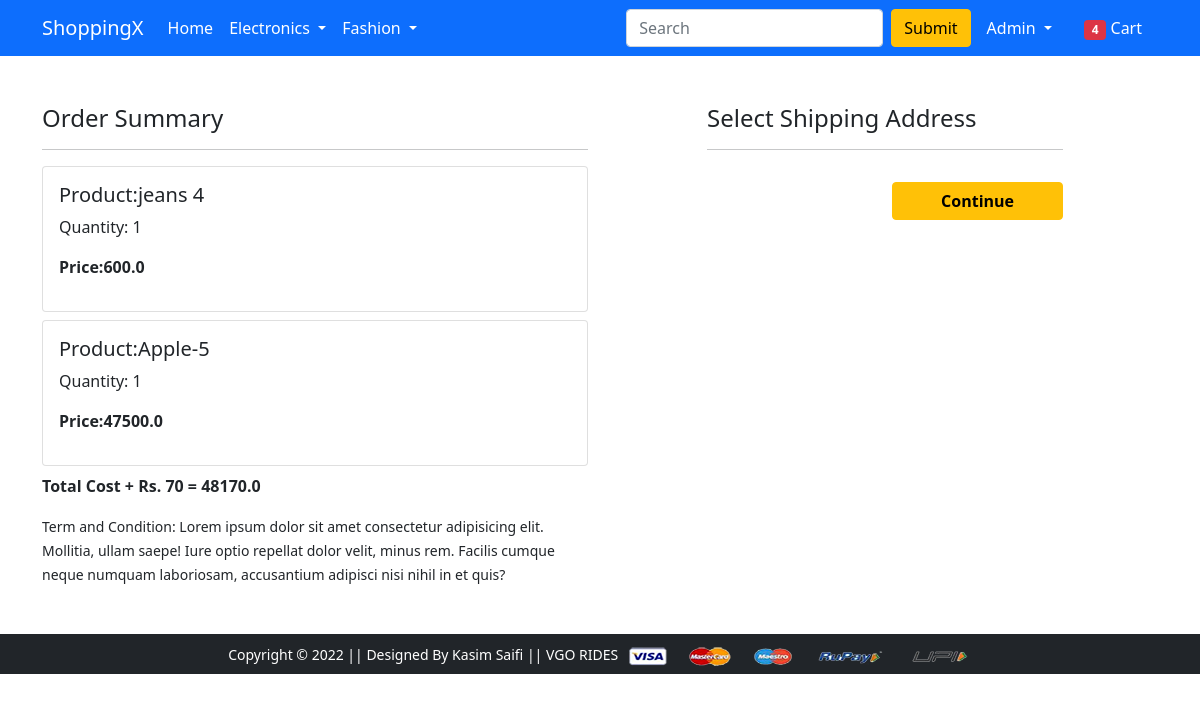
Screenshot of /checkout/ (signed in) with the database file from the repository.
### app/models.py (models this page shows, shortened)
class Cart(models.Model):
    user=models.ForeignKey(User , on_delete=models.CASCADE)
    product=models.ForeignKey(Product , on_delete=models.CASCADE)
    quantity=models.PositiveIntegerField(default=1)
    @property
    def total_cost(self):
      return self.quantity * self.product.descounted_price

class Product(models.Model):
    title=models.CharField(max_length=90)
    selling_price=models.FloatField()
    descounted_price=models.FloatField()
    descripiton=models.TextField()
    brand=models.CharField(max_length=90)
    category=models.CharField(choices=CATEGORY_CHOICES , max_length=2)
    product_image=models.ImageField(upload_to='producting')

### app/views.py (the view)
# urls.py: path('checkout/', views.checkout, name='checkout'),
@login_required
def checkout(request):
 user=request.user
 add=Customer.objects.filter(user=user)
 cart_items=Cart.objects.filter(user=user)
 amount=0.0
 shipping_amount=70.0
 totalamount=0.0
 cart_product=[p for p in Cart.objects.all() if p.user==request.user]
 if cart_product:
  for p in cart_product:
    tempamount=(p.quantity*p.product.descounted_price)
    amount += tempamount
  totalamount=amount+shipping_amount
 return render(request, 'checkout.html', {'add':add , 'totalamount':totalamount,'cart_items':cart_items})

### templates/checkout.html (shortened to what this page needs)
{% extends 'base.html' %}
{% load static %}
{% block main-content %}
<div class="container">
 <div class="row mt-5">
  <div class="col-sm-6">
    <h4>Order Summary</h4>
    <hr>
    {% for item in cart_items %}
      <div class="card mb-2">
        <div class="card-body">
          <h5>Product:{{item.product.title}}</h5>
          <p>Quantity: {{item.quantity}}</p>
          <p class="fw-bold">Price:{{item.total_cost}} </p>
        </div>
      </div>
      {% endfor %}
      <p class="fw-bold">Total Cost + Rs. 70 = {{totalamount}}</p>
    <small>Term and Condition: Lorem ipsum dolor sit amet consectetur adipisicing elit. Mollitia, ullam saepe! Iure optio repellat dolor velit, minus rem. Facilis cumque neque numquam laboriosam, accusantium adipisci nisi nihil in et quis?</small>
  </div>
  <div class="col-sm-4 offset-sm-1">
    <h4>Select Shipping Address</h4>
    <hr>
    <form action="/paymentdone">
        <div class="text-end">
          <button type="submit" class="btn btn-warning mt-3 px-5 fw-bold">Continue</button>
        </div>
      </form>
    </div>
  </div>
</div>
{% endblock main-content %}

### templates/base.html (shortened to what this page needs)
<!doctype html>
{% load static %}
<html lang="en">
  <head>
    <link href="https://cdn.jsdelivr.net/npm/bootstrap@5.0.0-beta1/dist/css/bootstrap.min.css" rel="stylesheet">
    <link rel="stylesheet" href="{% static 'css/owl.carousel.min.css' %}">
    <link rel="stylesheet" href="{% static 'css/all.min.css' %}">
    <link rel="stylesheet" href="{% static 'css/style.css' %}">
  </head>
  <body>
    <nav class="navbar navbar-expand-lg navbar-dark bg-primary">
     <div class="container">
       <a class="navbar-brand" href="/">ShoppingX</a>
       <div class="collapse navbar-collapse" id="navbarSupportedContent">
         <ul class="navbar-nav me-auto mb-2 mb-lg-0">
           <li class="nav-item">
             <a class="nav-link active" aria-current="page" href="/">Home</a>
           </li>
           <li class="nav-item dropdown">
             <a class="nav-link dropdown-toggle text-white" href="#" id="electronicsDropdown" role="button" data-bs-toggle="dropdown" aria-expanded="false">
               Electronics
             </a>
           </li>
           <li class="nav-item dropdown">
             <a class="nav-link dropdown-toggle text-white" href="#" id="fashionDropdown" role="button" data-bs-toggle="dropdown" aria-expanded="false">
               Fashion
             </a>
           </li>
         </ul>
         <form class="d-flex">
           <input class="form-control me-2" type="search" placeholder="Search" aria-label="Search">
           <button class="btn btn-warning" type="submit">Submit</button>
         </form>
         <div>
          <ul class="navbar-nav me-auto mb-2 mb-lg-0">
            {% if request.user.is_authenticated %}
           <li class="nav-item dropdown mx-2">
              <a class="nav-link dropdown-toggle text-white" href="#" id="profileDropdown" role="button" data-bs-toggle="dropdown" aria-expanded="false">
               {{request.user|capfirst}}
              </a>
            </li>
            <li class="nav-item mx-2">
             <a href="{% url 'showcart' %}" class="nav-link text-white"><span class="badge bg-danger">4</span> Cart </a>
            </li>
            {% endif %}
          </ul>
         </div>
       </div>
     </div>
    </nav>
    {% block main-content %} {% endblock main-content %}
    <footer class="container-fluid bg-dark text-center p-2 mt-5">
        <small class="text-white">Copyright &copy; 2022 || Designed By Kasim Saifi  || VGO RIDES </small>
        <img src="{% static 'images/payment.png' %}" alt="" srcset="" class="img-fluid" height="2px">
    </footer>
  </body>
</html>

### rows the page displays
Cart: product "jeans 4", quantity "1", total_cost "600.0"
Cart: product "Apple-5", quantity "1", total_cost "47500.0"

### other values shown
{{ request.user|capfirst }} "Admin"
{{ totalamount }} "48170.0"
